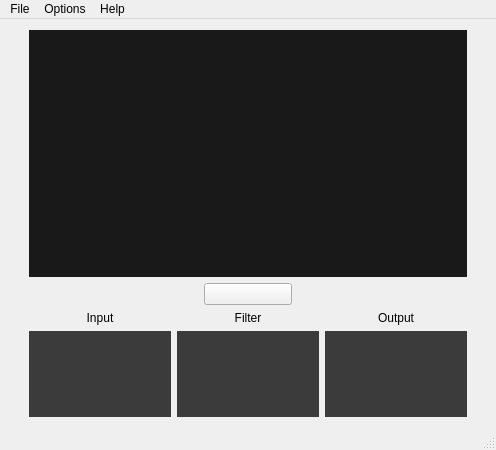
<?xml version="1.0" encoding="UTF-8"?>
<ui version="4.0">
 <class>MainWindow</class>
 <widget class="QMainWindow" name="MainWindow">
  <property name="geometry">
   <rect>
    <x>0</x>
    <y>0</y>
    <width>496</width>
    <height>450</height>
   </rect>
  </property>
  <property name="sizePolicy">
   <sizepolicy hsizetype="Preferred" vsizetype="Preferred">
    <horstretch>0</horstretch>
    <verstretch>0</verstretch>
   </sizepolicy>
  </property>
  <property name="minimumSize">
   <size>
    <width>496</width>
    <height>450</height>
   </size>
  </property>
  <property name="maximumSize">
   <size>
    <width>496</width>
    <height>450</height>
   </size>
  </property>
  <property name="windowTitle">
   <string>MainWindow</string>
  </property>
  <widget class="QWidget" name="centralWidget">
   <layout class="QGridLayout" name="gridLayout_2">
    <item row="0" column="0">
     <layout class="QGridLayout" name="gridLayout" rowstretch="7,0,3" columnstretch="0,0,0">
      <item row="0" column="0">
       <spacer name="horizontalSpacer">
        <property name="orientation">
         <enum>Qt::Horizontal</enum>
        </property>
        <property name="sizeType">
         <enum>QSizePolicy::Fixed</enum>
        </property>
        <property name="sizeHint" stdset="0">
         <size>
          <width>18</width>
          <height>20</height>
         </size>
        </property>
       </spacer>
      </item>
      <item row="1" column="1">
       <layout class="QHBoxLayout" name="horizontalLayout_3" stretch="2,1,2">
        <item>
         <spacer name="horizontalSpacer_3">
          <property name="orientation">
           <enum>Qt::Horizontal</enum>
          </property>
          <property name="sizeType">
           <enum>QSizePolicy::Preferred</enum>
          </property>
          <property name="sizeHint" stdset="0">
           <size>
            <width>80</width>
            <height>20</height>
           </size>
          </property>
         </spacer>
        </item>
        <item>
         <widget class="QPushButton" name="playButton">
          <property name="text">
           <string/>
          </property>
          <property name="icon">
           <iconset resource="resources.qrc">
            <normaloff>:/playIcon</normaloff>:/playIcon</iconset>
          </property>
         </widget>
        </item>
        <item>
         <spacer name="horizontalSpacer_4">
          <property name="orientation">
           <enum>Qt::Horizontal</enum>
          </property>
          <property name="sizeType">
           <enum>QSizePolicy::Preferred</enum>
          </property>
          <property name="sizeHint" stdset="0">
           <size>
            <width>80</width>
            <height>20</height>
           </size>
          </property>
         </spacer>
        </item>
       </layout>
      </item>
      <item row="2" column="1">
       <layout class="QHBoxLayout" name="horizontalLayout" stretch="0,0,0">
        <item>
         <layout class="QGridLayout" name="inputGridLayout">
          <property name="horizontalSpacing">
           <number>0</number>
          </property>
          <property name="verticalSpacing">
           <number>6</number>
          </property>
          <item row="0" column="0">
           <widget class="QLabel" name="label_4">
            <property name="sizePolicy">
             <sizepolicy hsizetype="Preferred" vsizetype="Preferred">
              <horstretch>0</horstretch>
              <verstretch>0</verstretch>
             </sizepolicy>
            </property>
            <property name="text">
             <string>Input</string>
            </property>
            <property name="alignment">
             <set>Qt::AlignCenter</set>
            </property>
            <property name="margin">
             <number>1</number>
            </property>
           </widget>
          </item>
          <item row="1" column="0">
           <widget class="QLabel" name="inputLabel">
            <property name="sizePolicy">
             <sizepolicy hsizetype="Preferred" vsizetype="Preferred">
              <horstretch>0</horstretch>
              <verstretch>1</verstretch>
             </sizepolicy>
            </property>
            <property name="styleSheet">
             <string notr="true">background-color: rgb(59, 59, 59);</string>
            </property>
            <property name="text">
             <string/>
            </property>
            <property name="scaledContents">
             <bool>true</bool>
            </property>
            <property name="alignment">
             <set>Qt::AlignCenter</set>
            </property>
           </widget>
          </item>
         </layout>
        </item>
        <item>
         <layout class="QGridLayout" name="filterGridLayout">
          <property name="horizontalSpacing">
           <number>0</number>
          </property>
          <item row="0" column="0">
           <widget class="QLabel" name="label_2">
            <property name="text">
             <string>Filter</string>
            </property>
            <property name="alignment">
             <set>Qt::AlignCenter</set>
            </property>
            <property name="margin">
             <number>1</number>
            </property>
           </widget>
          </item>
          <item row="1" column="0">
           <widget class="QLabel" name="filterLabel">
            <property name="sizePolicy">
             <sizepolicy hsizetype="Preferred" vsizetype="Preferred">
              <horstretch>0</horstretch>
              <verstretch>1</verstretch>
             </sizepolicy>
            </property>
            <property name="styleSheet">
             <string notr="true">background-color: rgb(59, 59, 59);</string>
            </property>
            <property name="text">
             <string/>
            </property>
            <property name="alignment">
             <set>Qt::AlignCenter</set>
            </property>
           </widget>
          </item>
         </layout>
        </item>
        <item>
         <layout class="QGridLayout" name="outputGridLayout">
          <property name="horizontalSpacing">
           <number>0</number>
          </property>
          <item row="0" column="0">
           <widget class="QLabel" name="label_3">
            <property name="text">
             <string>Output</string>
            </property>
            <property name="alignment">
             <set>Qt::AlignCenter</set>
            </property>
            <property name="margin">
             <number>1</number>
            </property>
           </widget>
          </item>
          <item row="1" column="0">
           <widget class="QLabel" name="outputLabel">
            <property name="sizePolicy">
             <sizepolicy hsizetype="Preferred" vsizetype="Preferred">
              <horstretch>0</horstretch>
              <verstretch>1</verstretch>
             </sizepolicy>
            </property>
            <property name="styleSheet">
             <string notr="true">background-color: rgb(59, 59, 59);</string>
            </property>
            <property name="text">
             <string/>
            </property>
            <property name="alignment">
             <set>Qt::AlignCenter</set>
            </property>
           </widget>
          </item>
         </layout>
        </item>
       </layout>
      </item>
      <item row="0" column="1">
       <widget class="FrameLabel" name="videoLabel">
        <property name="sizePolicy">
         <sizepolicy hsizetype="Preferred" vsizetype="Preferred">
          <horstretch>0</horstretch>
          <verstretch>1</verstretch>
         </sizepolicy>
        </property>
        <property name="styleSheet">
         <string notr="true">background-color: rgb(25, 25, 25);</string>
        </property>
        <property name="text">
         <string/>
        </property>
        <property name="scaledContents">
         <bool>true</bool>
        </property>
       </widget>
      </item>
      <item row="0" column="2">
       <spacer name="horizontalSpacer_2">
        <property name="orientation">
         <enum>Qt::Horizontal</enum>
        </property>
        <property name="sizeType">
         <enum>QSizePolicy::Fixed</enum>
        </property>
        <property name="sizeHint" stdset="0">
         <size>
          <width>18</width>
          <height>20</height>
         </size>
        </property>
       </spacer>
      </item>
     </layout>
    </item>
   </layout>
  </widget>
  <widget class="QMenuBar" name="menuBar">
   <property name="geometry">
    <rect>
     <x>0</x>
     <y>0</y>
     <width>496</width>
     <height>19</height>
    </rect>
   </property>
   <widget class="QMenu" name="menuFile">
    <property name="title">
     <string>File</string>
    </property>
    <addaction name="actionConnect_to_camera"/>
    <addaction name="actionLoad_Video"/>
    <addaction name="separator"/>
    <addaction name="actionExit"/>
   </widget>
   <widget class="QMenu" name="menuOptions">
    <property name="title">
     <string>Options</string>
    </property>
    <addaction name="actionSelect_target"/>
   </widget>
   <widget class="QMenu" name="menuHelp">
    <property name="title">
     <string>Help</string>
    </property>
    <addaction name="actionAbout"/>
   </widget>
   <addaction name="menuFile"/>
   <addaction name="menuOptions"/>
   <addaction name="menuHelp"/>
  </widget>
  <widget class="QStatusBar" name="statusBar"/>
  <action name="actionLoad_Video">
   <property name="text">
    <string>Load Video ...</string>
   </property>
   <property name="shortcut">
    <string>Ctrl+L</string>
   </property>
  </action>
  <action name="actionConnect_to_camera">
   <property name="text">
    <string>Connect to camera</string>
   </property>
   <property name="shortcut">
    <string>Ctrl+K</string>
   </property>
  </action>
  <action name="actionExit">
   <property name="text">
    <string>Exit</string>
   </property>
   <property name="shortcut">
    <string>Ctrl+W</string>
   </property>
  </action>
  <action name="actionAbout">
   <property name="text">
    <string>About ...</string>
   </property>
  </action>
  <action name="actionSelect_target">
   <property name="text">
    <string>Select target</string>
   </property>
   <property name="shortcut">
    <string>Ctrl+T</string>
   </property>
  </action>
 </widget>
 <layoutdefault spacing="6" margin="11"/>
 <customwidgets>
  <customwidget>
   <class>FrameLabel</class>
   <extends>QLabel</extends>
   <header>FrameLabel.h</header>
  </customwidget>
 </customwidgets>
 <resources>
  <include location="resources.qrc"/>
 </resources>
 <connections>
  <connection>
   <sender>actionExit</sender>
   <signal>triggered()</signal>
   <receiver>MainWindow</receiver>
   <slot>close()</slot>
   <hints>
    <hint type="sourcelabel">
     <x>-1</x>
     <y>-1</y>
    </hint>
    <hint type="destinationlabel">
     <x>247</x>
     <y>224</y>
    </hint>
   </hints>
  </connection>
 </connections>
</ui>
